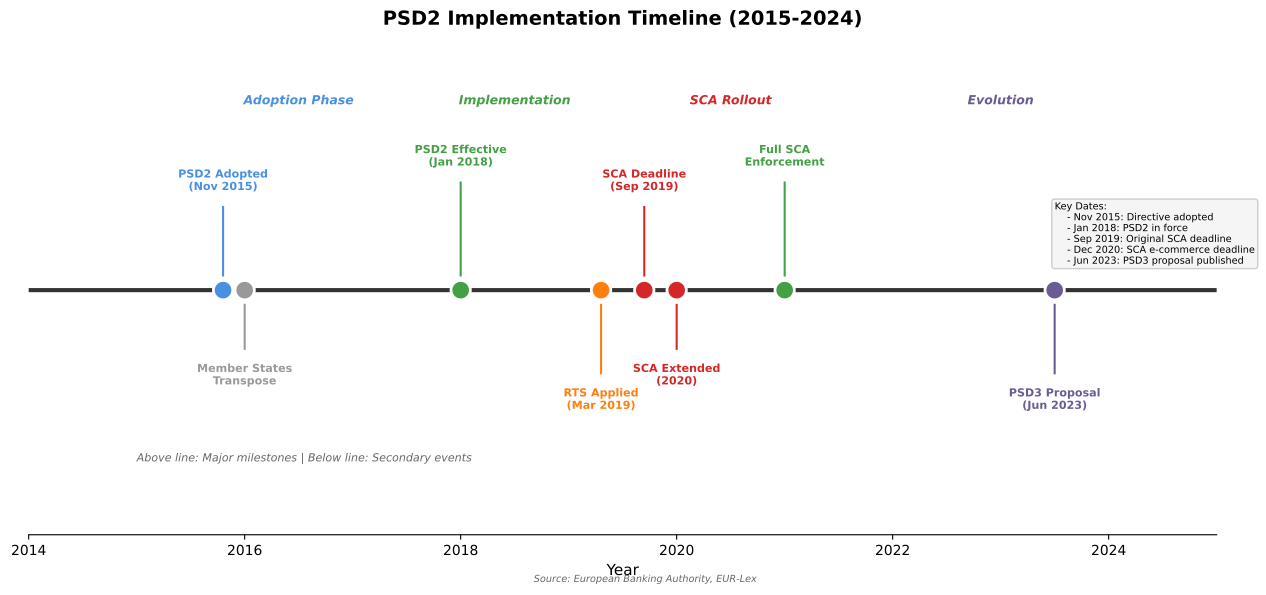

Source code (Python):
"""
PSD2 Implementation Timeline
Shows the rollout timeline of PSD2 regulation in Europe

Output: psd2_timeline.pdf
Module: module_01_fintech
Lesson: 5 - Open Banking
"""

from pathlib import Path
import matplotlib.pyplot as plt
import matplotlib.patches as mpatches
import numpy as np

CHART_METADATA = {
    'title': 'PSD2 Implementation Timeline',
    'module': 'module_01_fintech',
    'lesson': 5,
    'url': 'https://github.com/Digital-AI-Finance/digital-finance/tree/main/module_01_fintech/figures/psd2_timeline'
}

plt.rcParams.update({
    'font.size': 10,
    'axes.labelsize': 10,
})

def create_chart():
    """Create PSD2 implementation timeline"""
    fig, ax = plt.subplots(figsize=(13, 6))
    ax.set_xlim(2014, 2025)
    ax.set_ylim(0, 10)

    # Timeline base
    ax.axhline(y=5, color='#333333', lw=3, zorder=1)

    # Milestones
    milestones = [
        (2015.8, 'PSD2 Adopted\n(Nov 2015)', 7, '#4A90E2', 'EU adopts directive'),
        (2016.0, 'Member States\nTranspose', 3.5, '#999999', '2-year deadline'),
        (2018.0, 'PSD2 Effective\n(Jan 2018)', 7.5, '#44A044', 'Enters into force'),
        (2019.3, 'RTS Applied\n(Mar 2019)', 3, '#FF7F0E', 'Technical standards'),
        (2019.7, 'SCA Deadline\n(Sep 2019)', 7, '#D62728', 'Original deadline'),
        (2020.0, 'SCA Extended\n(2020)', 3.5, '#D62728', 'COVID delays'),
        (2021.0, 'Full SCA\nEnforcement', 7.5, '#44A044', 'Final compliance'),
        (2023.5, 'PSD3 Proposal\n(Jun 2023)', 3, '#6B5B95', 'Next revision'),
    ]

    for year, label, y_pos, color, desc in milestones:
        # Marker
        ax.plot(year, 5, 'o', color=color, markersize=14, zorder=3, markeredgecolor='white', markeredgewidth=2)

        # Connector line
        if y_pos > 5:
            ax.plot([year, year], [5.3, y_pos-0.3], color=color, lw=1.5, zorder=2)
            va = 'bottom'
        else:
            ax.plot([year, year], [4.7, y_pos+0.3], color=color, lw=1.5, zorder=2)
            va = 'top'

        # Label
        ax.text(year, y_pos, label, ha='center', va=va, fontsize=8,
               fontweight='bold', color=color)

    # Phase labels
    phases = [
        (2016.5, 8.8, 'Adoption Phase', '#4A90E2'),
        (2018.5, 8.8, 'Implementation', '#44A044'),
        (2020.5, 8.8, 'SCA Rollout', '#D62728'),
        (2023, 8.8, 'Evolution', '#6B5B95'),
    ]

    for x, y, label, color in phases:
        ax.text(x, y, label, ha='center', fontsize=9, fontweight='bold',
               color=color, style='italic')

    # Key dates annotation box
    key_dates = """Key Dates:
    - Nov 2015: Directive adopted
    - Jan 2018: PSD2 in force
    - Sep 2019: Original SCA deadline
    - Dec 2020: SCA e-commerce deadline
    - Jun 2023: PSD3 proposal published"""

    ax.text(2023.5, 5.5, key_dates, fontsize=7, va='bottom',
           bbox=dict(boxstyle='round', facecolor='#F5F5F5', edgecolor='#CCCCCC'))

    ax.set_xlabel('Year', fontsize=11)
    ax.set_yticks([])
    ax.spines['top'].set_visible(False)
    ax.spines['right'].set_visible(False)
    ax.spines['left'].set_visible(False)

    # Title
    ax.set_title('PSD2 Implementation Timeline (2015-2024)',
                fontsize=14, fontweight='bold', pad=15)

    # Legend
    ax.text(2015, 1.5, 'Above line: Major milestones | Below line: Secondary events',
           fontsize=8, style='italic', color='#666666')

    # Source
    fig.text(0.5, 0.02, 'Source: European Banking Authority, EUR-Lex',
            fontsize=7, ha='center', style='italic', color='#666666')

    plt.tight_layout()

    output_path = Path(__file__).parent / 'psd2_timeline.pdf'
    plt.savefig(output_path, format='pdf', dpi=300, bbox_inches='tight')
    plt.close()
    print(f"Chart saved to: {output_path}")
    return output_path

if __name__ == '__main__':
    create_chart()
